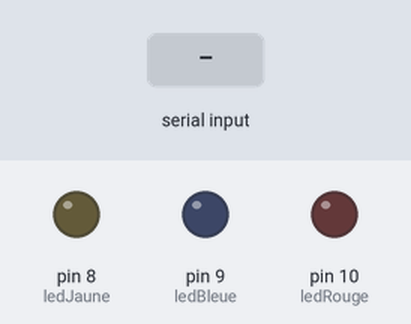
This sketch was run on a simulated Arduino Uno, built with avr-gcc and run on an emulated ATmega328P. Parts: output pins drawn as LEDs (lit = HIGH). Inputs (shaded band) come from the test bench.

Above: at 1.2 s.
1.3 s: "JAUNE_ON\n" received over Serial
At 2.2 s:
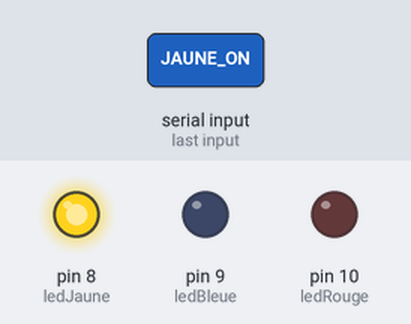
2.8 s: "BLEU_ON\n" received over Serial
At 3.3 s:
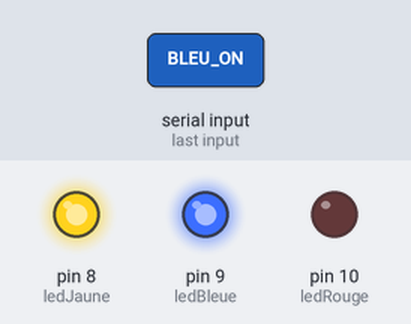
4.3 s: "JAUNE_OFF\n" received over Serial
At 5.5 s:
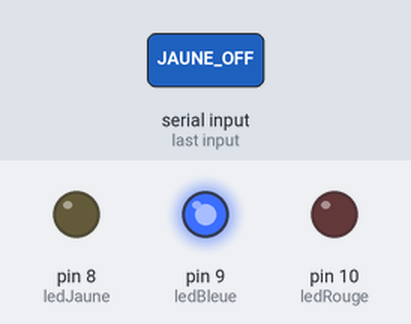
5.8 s: "ROUGE_ON\n" received over Serial
At 6.9 s:
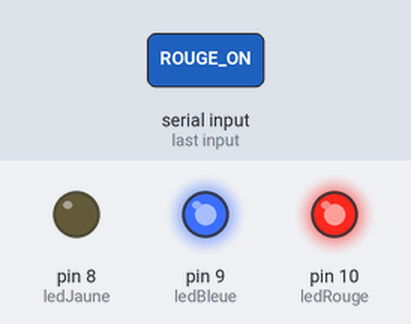
7.3 s: "BLEU_OFF\n" received over Serial
At 8.0 s:
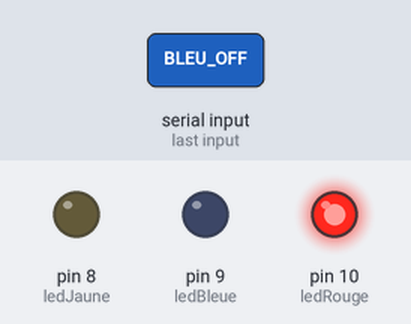
8.8 s: "BLEUE_ON\n" received over Serial
At 9.1 s:
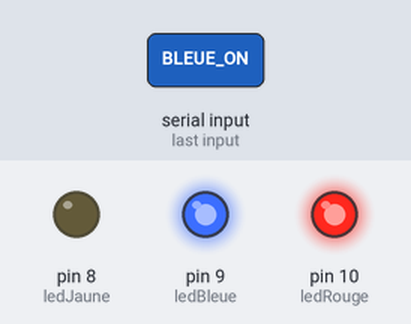
Timing chart, 0 to 11.3 s (numbered marks = the images above; inputs shaded):
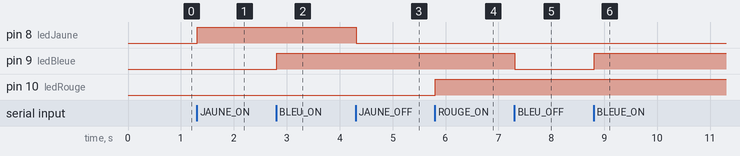

Measured:
- after the input at 1.3 s, pin 8 (ledJaune): LOW → HIGH at once
- after the input at 2.8 s, pin 9 (ledBleue): LOW → HIGH at once
- after the input at 4.3 s, pin 8 (ledJaune): HIGH → LOW at once
- after the input at 5.8 s, pin 10 (ledRouge): LOW → HIGH at once
- after the input at 7.3 s, pin 9 (ledBleue): HIGH → LOW at once
- after the input at 8.8 s, pin 9 (ledBleue): LOW → HIGH at once

The sketch:

Arduino_led_project.ino
```cpp
// Arduino LED Control via Serial (USB)
//
// Pins (selon ton montage) :
// - Jaune : D8
// - Bleue : D9
// - Rouge : D10
//
// Le serveur Node envoie des commandes texte finissant par '\n', ex:
// - JAUNE_ON
// - BLEU_OFF
// - ROUGE_ON
//
// Note: on accepte BLEU_* et BLEUE_* par tolérance.

const int ledJaune = 8;
const int ledBleue = 9;
const int ledRouge = 10;

void setup() {
  Serial.begin(9600);

  pinMode(ledJaune, OUTPUT);
  pinMode(ledBleue, OUTPUT);
  pinMode(ledRouge, OUTPUT);

  digitalWrite(ledJaune, LOW);
  digitalWrite(ledBleue, LOW);
  digitalWrite(ledRouge, LOW);
}

void loop() {
  if (Serial.available() > 0) {
    String message = Serial.readStringUntil('\n');
    message.trim();

    if (message == "JAUNE_ON") {
      digitalWrite(ledJaune, HIGH);
    } else if (message == "JAUNE_OFF") {
      digitalWrite(ledJaune, LOW);
    } else if (message == "BLEU_ON" || message == "BLEUE_ON") {
      digitalWrite(ledBleue, HIGH);
    } else if (message == "BLEU_OFF" || message == "BLEUE_OFF") {
      digitalWrite(ledBleue, LOW);
    } else if (message == "ROUGE_ON") {
      digitalWrite(ledRouge, HIGH);
    } else if (message == "ROUGE_OFF") {
      digitalWrite(ledRouge, LOW);
    }
  }
}
```
